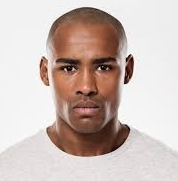
#> input picture pe06-machine-learning/img-train/train1.jpg, 178 x 181 px, found by its file name
$ python q3.py
#> lines starting #> are read from the running program, lines starting #| are printed output that depends on the picture
import os
import math
import datetime
import cv2

# --- Configuration ---
IMG_DIR = "img"
GND_BASE_DIR = "gnd_files" # Where all timestamped sessions are stored
HAARCASCADE_DIR = "." # Assuming haarcascade XMLs are here

FACE_CASCADE_PATH = "haarcascade_frontalface_default.xml"
EYE_CASCADE_PATH = "haarcascade_eye.xml"


# --- Core Detection Logic ---
def detect_eyes_and_save(image_filepath, face_cascade, eye_cascade, session_dir=None):
    """
    Detects faces and then eyes within faces, estimates eye centers,
    saves to a .gnd file, and returns the detected coordinates for console output.
    Prioritizes faces by size and eyes by x-coordinate.
    """
    img_filename = os.path.basename(image_filepath)
    img = cv2.imread(image_filepath)
    if img is None:
        print(f"Error: Could not load image {image_filepath}. Skipping.")
        return None

    gray = cv2.cvtColor(img, cv2.COLOR_BGR2GRAY)

    # Detect faces in the image
    faces = face_cascade.detectMultiScale(
        gray,
        scaleFactor=1.1,
        minNeighbors=5,
        minSize=(60, 60), # Increased minSize for better face detection
        flags=cv2.CASCADE_SCALE_IMAGE
    )

    if len(faces) == 0:
        print(f"No faces detected in {img_filename}. Skipping eye detection for this image.")
        return None

    # Sort faces by size (area) in descending order to prioritize larger faces
    faces = sorted(faces, key=lambda f: f[2] * f[3], reverse=True)

    best_left_eye = None
    best_right_eye = None

    for (fx, fy, fw, fh) in faces:
        roi_gray = gray[fy:fy+fh, fx:fx+fw]

        # Detect eyes within the face ROI
        eyes = eye_cascade.detectMultiScale(
            roi_gray,
            scaleFactor=1.1,
            minNeighbors=5,
            minSize=(20, 20), # Min eye size
            flags=cv2.CASCADE_SCALE_IMAGE
        )

        current_face_eyes = []
        for (ex, ey, ew, eh) in eyes:
            # Calculate absolute eye center coordinates
            eye_center_x = fx + ex + ew // 2
            eye_center_y = fy + ey + eh // 2
            current_face_eyes.append((eye_center_x, eye_center_y))

        # If we found at least two eyes in this face, try to assign left/right
        if len(current_face_eyes) >= 2:
            current_face_eyes.sort(key=lambda coord: coord[0]) # Sort by x-coordinate

            # Simple heuristic: first is left, last is right.
            # Could add more sophisticated checks (e.g., vertical alignment within face ROI)
            # but for basic Haar, this is common.
            left_candidates = [eye for eye in current_face_eyes if eye[0] < (fx + fw/2)]
            right_candidates = [eye for eye in current_face_eyes if eye[0] >= (fx + fw/2)]

            if left_candidates and right_candidates:
                # Pick the closest eye to the center of its half of the face
                # or simply the leftmost/rightmost in their respective halves
                left_eye_candidate = left_candidates[0] # Leftmost in left half
                right_eye_candidate = right_candidates[-1] # Rightmost in right half

                # Only update if this is the first successful pair found or better in some way (e.g. larger face)
                # For simplicity, we just take the first valid pair found in the largest face.
                best_left_eye = left_eye_candidate
                best_right_eye = right_eye_candidate
                break # Found eyes in the largest face, move on.

    if best_left_eye and best_right_eye:
        if session_dir is not None:
            save_coordinates_to_file(session_dir, img_filename, best_left_eye, best_right_eye)
        return {
            'image': img_filename,
            'left_eye': best_left_eye,
            'right_eye': best_right_eye
        }
    else:
        print(f"  Could not reliably detect a pair of left/right eyes in {img_filename}.")
        return None


# [10 lines left out: function save_coordinates_to_file, not called in this run]


def find_latest_session_dir():
    """Finds the most recent timestamped session directory in GND_BASE_DIR."""
    full_path_base_dir = os.path.abspath(GND_BASE_DIR)

    if not os.path.exists(full_path_base_dir):
        print(f"Error: Base GND directory '{full_path_base_dir}' does not exist.")
        return None

    session_dirs = [d for d in os.listdir(full_path_base_dir) if os.path.isdir(os.path.join(full_path_base_dir, d)) and d.startswith("session_")]
    if not session_dirs:
        print(f"No session directories found in '{full_path_base_dir}'.")
        return None

    # Sort by name (which includes timestamp) to get the latest
    latest_session_dir = sorted(session_dirs, reverse=True)[0]
    return os.path.join(full_path_base_dir, latest_session_dir)

# [23 lines left out: function load_coordinates, not called in this run]

# --- Question 3: Matching and Metrics ---

def euclidean_distance(coord1, coord2):
    """Calculates the Euclidean distance between two 2D points."""
    return math.sqrt((coord1[0] - coord2[0])**2 + (coord1[1] - coord2[1])**2)

# [91 lines left out: functions match_faces_to_ground_truth, calculate_and_print_metrics, not called in this run]

# --- Main Execution ---
if __name__ == "__main__":
    # Removed setup_directories() call since it is not defined and not needed for this script.

    # Define a list of image filenames for both GT and detected
    image_filenames = [
        "train1.jpg", "train2.jpg", "train3.jpg", "train4.jpg", "train5.jpg",
        "sample.jpg", "test1.jpg", "test2.jpg", "test3.jpg", "test4.jpg", "test5.jpg"
    ]

    # --- Step 1: Manual GT Labeling (as provided in initial Q1) ---
    # This dictionary represents the "ground truth" labels.
    # In a real scenario, these would be created manually by human annotators.
    # I'm using coordinates from the problem description for train1.jpg and placeholders for others.

    # You would typically have these GT files pre-made and just load them.
    # For this script, we'll simulate GT directly from a dictionary.

    # NOTE: These are example GT coordinates. You should replace placeholders
    # with actual human-annotated coordinates if you have them.
    ground_truth_coordinates_by_image = {
        "train1.jpg": ((238, 357), (421, 357)),
        "train2.jpg": ((100, 150), (200, 150)), # Placeholder GT
        "train3.jpg": ((120, 180), (220, 180)), # Placeholder GT
        "train4.jpg": ((110, 160), (210, 160)), # Placeholder GT
        "train5.jpg": ((130, 190), (230, 190)), # Placeholder GT
        "sample.jpg": ((299, 362), (465, 362)), # Placeholder GT
        "test1.jpg": ((270, 390), (420, 390)), # Placeholder GT
        "test2.jpg": ((300, 250), (400, 250)), # Placeholder GT
        "test3.jpg": ((250, 270), (450, 270)), # Placeholder GT
        "test4.jpg": ((300, 200), (450, 200)), # Placeholder GT
        "test5.jpg": ((370, 370), (510, 370))  # Placeholder GT
    }

    # Simulate saving GT to files in a "ground_truth_session" folder
    # This is to fulfill the structure for `load_coordinates`
    GT_SESSION_DIR = os.path.join(GND_BASE_DIR, "ground_truth_session")
    os.makedirs(GT_SESSION_DIR, exist_ok=True)
    print(f"\nSimulating saving Ground Truth to: '{GT_SESSION_DIR}/'")
    for filename, coords in ground_truth_coordinates_by_image.items():
        gt_filepath = os.path.join(GT_SESSION_DIR, os.path.splitext(filename)[0] + '.gnd')
        with open(gt_filepath, 'w') as f:
            f.write(f"L: {coords[0][0]}, {coords[0][1]}\n")
            f.write(f"R: {coords[1][0]}, {coords[1][1]}\n")
        # print(f"  Saved GT for {filename}") # Uncomment for verbose output

    # --- Step 2: Automated Detection using Haar Cascades ---
    # This part leverages the previous script's logic to generate 'detected' files.
    # It requires haarcascade XMLs and OpenCV.

    # Load Haar cascades
    face_cascade = cv2.CascadeClassifier(os.path.join(HAARCASCADE_DIR, "haarcascade_frontalface_default.xml"))
    eye_cascade = cv2.CascadeClassifier(os.path.join(HAARCASCADE_DIR, "haarcascade_eye.xml"))

    if face_cascade.empty():
        print(f"Error: Face cascade XML not loaded from {FACE_CASCADE_PATH}. Check path.")
        exit()
    if eye_cascade.empty():
        print(f"Error: Eye cascade XML not loaded from {EYE_CASCADE_PATH}. Check path.")
        exit()

    detected_coordinates_by_image = {}
    current_detection_session_dir = find_latest_session_dir() # Use the one created by setup_directories()

    print(f"\nGenerating detected coordinates using Haar cascades into: '{current_detection_session_dir}/'")
    for filename in image_filenames:
        image_filepath = os.path.join(IMG_DIR, filename)

        if not os.path.exists(image_filepath):
            print(f"Warning: Image file '{image_filepath}' not found for detection. Skipping.")
            continue

        detected_output = detect_eyes_and_save(image_filepath, face_cascade, eye_cascade, current_detection_session_dir)
#> in detect_eyes_and_save, img is the input picture: shape (181, 178, 3); mean B, G, R 183.7, 189.6, 205.1
#> in detect_eyes_and_save, `gray = cv2.cvtColor(img, cv2.COLOR_BGR2GRAY)`:
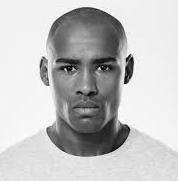
#> gray: shape (181, 178); min 2, max 255, mean 193.6
#> in detect_eyes_and_save, `faces = face_cascade.detectMultiScale( gray, scaleFactor=1.1, minNeigh..`: faces = [[44, 34, 87, 87]]
#> the loop in detect_eyes_and_save, `for (fx, fy, fw, fh) in faces:` made 1 pass
#> (fx, fy, fw, fh, eyes, best_left_eye, best_right_eye) on pass 1: (44, 34, 87, 87, [[45, 21, 25, 25], [11, 21, 28, 28]], (69, 69), (101, 67))
#> pass 1, in detect_eyes_and_save, `roi_gray = gray[fy:fy+fh, fx:fx+fw]`:
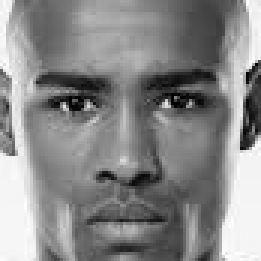
#> roi_gray: shape (87, 87) (shown 3 times larger); min 2, max 254, mean 136.7
#> detected_output = {'image': 'train1.jpg', 'left_eye': (69, 69), 'right_eye': (101, 67)}
        if detected_output:
            detected_coordinates_by_image[filename] = (detected_output['left_eye'], detected_output['right_eye'])
#> pass 2 of the loop `for filename in image_filenames:`:
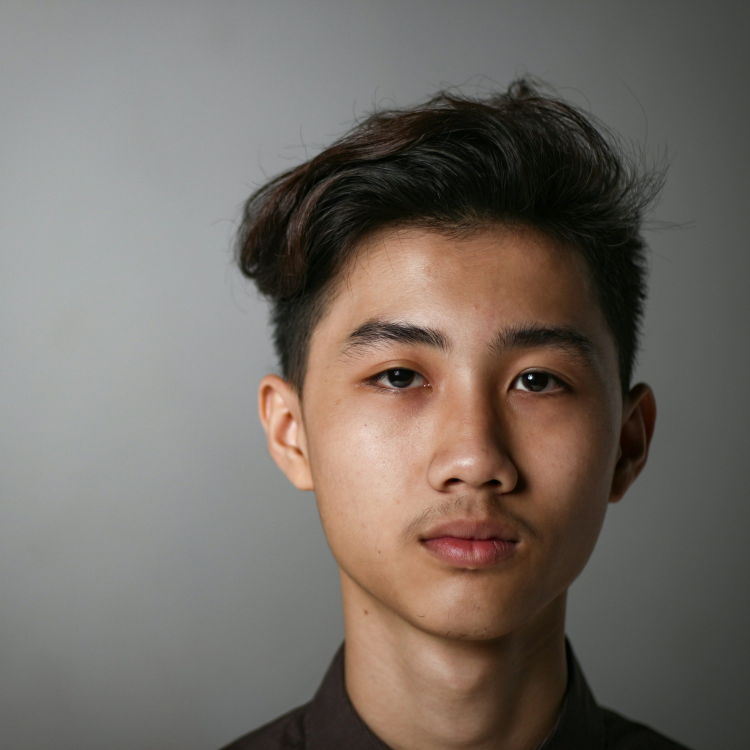
#> input picture pe06-machine-learning/img-train/train2.jpg, 3000 x 3000 px, found by its file name (shown at 1/4 size)
#> in detect_eyes_and_save, img is the input picture: shape (3000, 3000, 3); mean B, G, R 101.3, 108.1, 116.2
#> in detect_eyes_and_save (call 2), `gray = cv2.cvtColor(img, cv2.COLOR_BGR2GRAY)`:
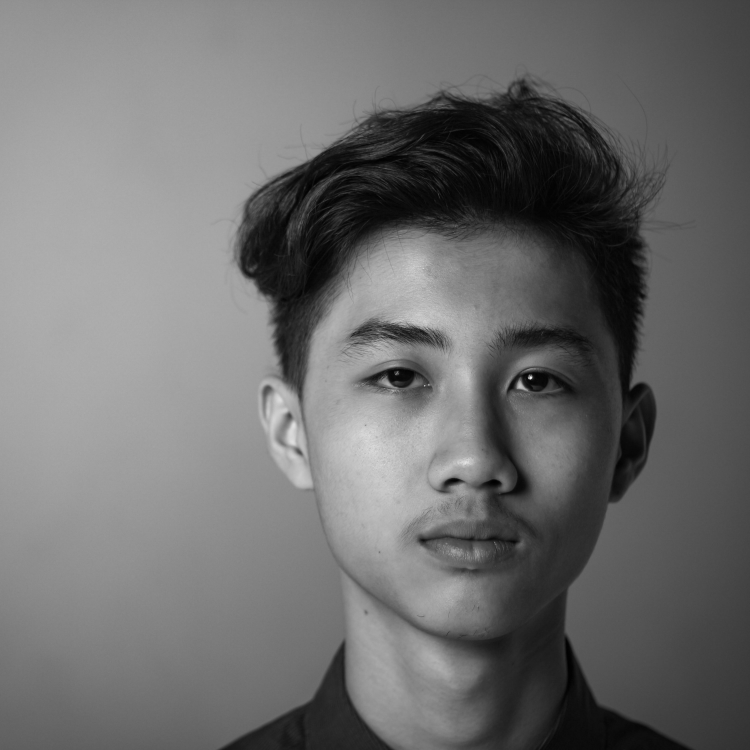
#> gray: shape (3000, 3000) (shown at 1/4 size); min 0, max 253, mean 109.7
#> faces = [[1071, 893, 1585, 1585]]
#> the loop in detect_eyes_and_save (call 2), `for (fx, fy, fw, fh) in faces:` made 1 pass
#> (fx, fy, fw, fh, left_candidates, best_right_eye) on pass 1: (1071, 893, 1585, 1585, [(1174, 1806), (1190, 1805), (1583, 1523)], (2117, 1528))
#> pass 1, in detect_eyes_and_save (call 2), `roi_gray = gray[fy:fy+fh, fx:fx+fw]`:
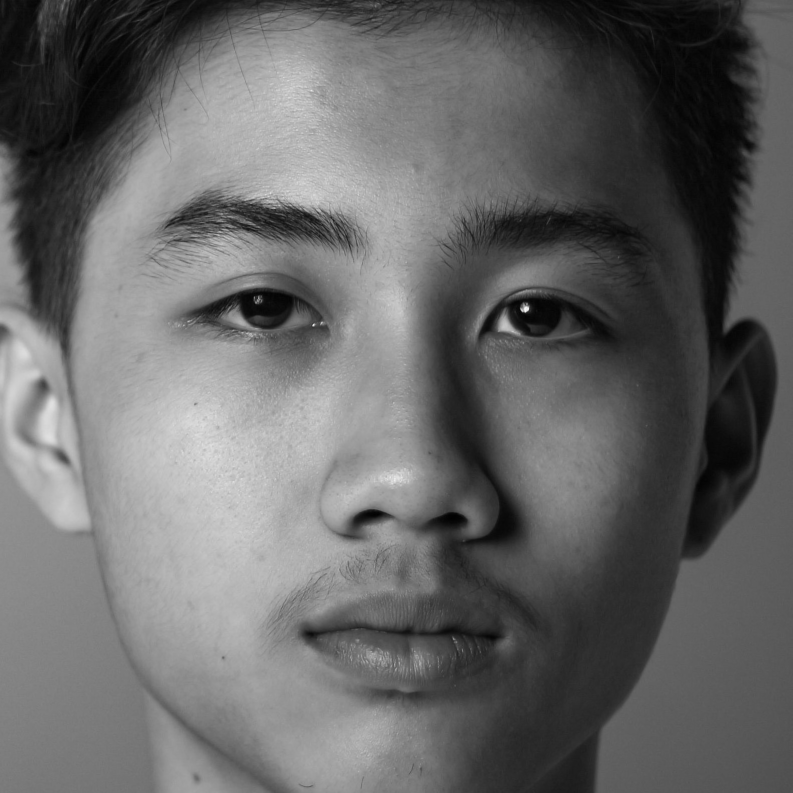
#> roi_gray: shape (1585, 1585) (shown at 1/2 size); min 0, max 253, mean 102.2
#> detected_output = {'image': 'train2.jpg', 'left_eye': (1174, 1806), 'right_eye': (2117, 1528)}
#> pass 3 of the loop `for filename in image_filenames:`:
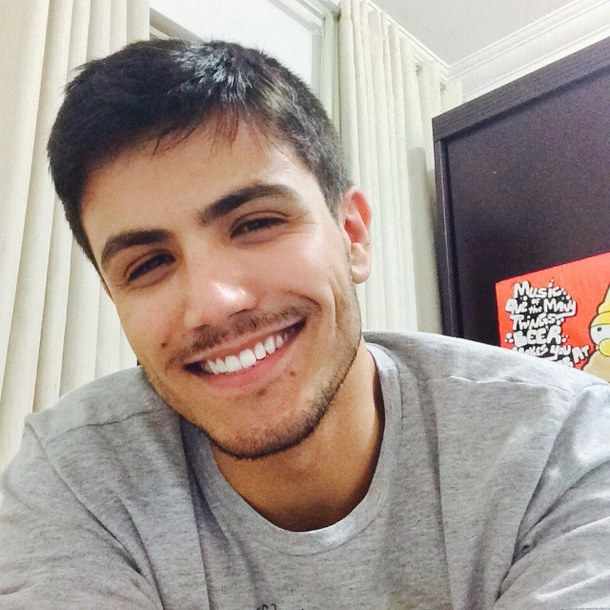
#> input picture pe06-machine-learning/img-train/train3.jpg, 610 x 610 px, found by its file name
#> in detect_eyes_and_save, img is the input picture: shape (610, 610, 3); mean B, G, R 144.3, 151.8, 165.1
#> in detect_eyes_and_save (call 3), `gray = cv2.cvtColor(img, cv2.COLOR_BGR2GRAY)`:
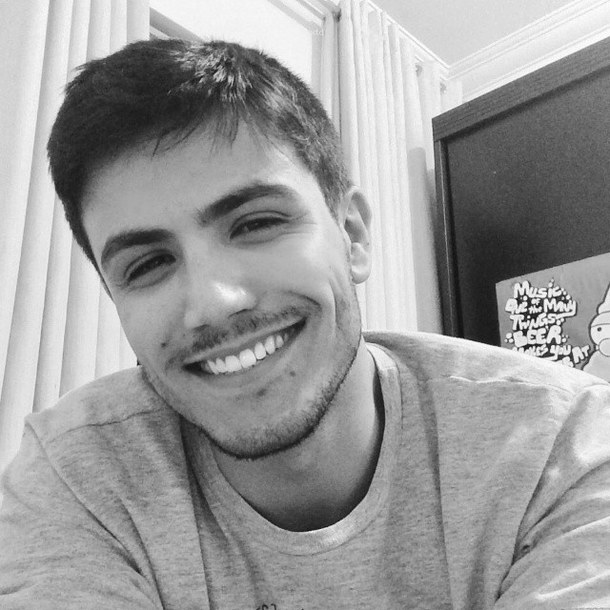
#> gray: shape (610, 610); min 8, max 255, mean 154.9
#> faces = [[35, 106, 344, 344]]
#> the loop in detect_eyes_and_save (call 3), `for (fx, fy, fw, fh) in faces:` made 1 pass
#> (fx, fy, fw, fh, left_candidates, right_candidates) on pass 1: (35, 106, 344, 344, [(145, 270), (193, 367)], [(243, 215), (250, 229), (282, 335)])
#> pass 1, in detect_eyes_and_save (call 3), `roi_gray = gray[fy:fy+fh, fx:fx+fw]`:
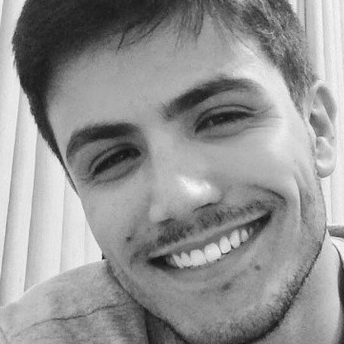
#> roi_gray: shape (344, 344); min 17, max 250, mean 147.9
#> detected_output = {'image': 'train3.jpg', 'left_eye': (145, 270), 'right_eye': (282, 335)}
#> the loop made 11 passes; the first 3 are shown

    # --- Step 3: Match Detected Faces to Ground Truth and Calculate Metrics ---

    # Load all ground truth and detected coordinates from files
    loaded_gt_coords = {}
    loaded_det_coords = {}

    for filename in image_filenames:
        gt_filepath = os.path.join(GT_SESSION_DIR, os.path.splitext(filename)[0] + '.gnd')
#> (the run stopped early here; a loop or call above may not have finished)
